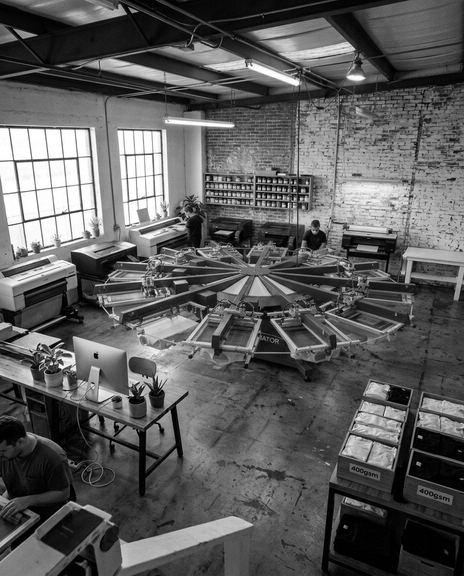
#> input picture mainpage/img/press/shop1.jpg, 464 x 576 px
$ python -i halftone_processor.py   (imports and definitions only)
#> lines starting #> are read from the running program, lines starting #| are printed output that depends on the picture
#> further down, picture is the input picture: PIL image 464x576 L; min 0, max 255, mean 92.6
"""
Halftone Processing Engine

Converts designs to halftone dot patterns for authentic screen print appearance.
Uses ordered dithering and error diffusion algorithms.
"""

import numpy as np
from PIL import Image
from typing import Tuple, Optional
import cv2


class HalftoneProcessor:
    """
    Processes images to create halftone effects

    Supports multiple algorithms:
    - Ordered dithering (Bayer matrix)
    - Error diffusion (Floyd-Steinberg)
    - Circular dot patterns
    """

    def __init__(self, lpi: float = 55, angle: float = 15):
        """
        Initialize halftone processor

        Args:
            lpi: Lines per inch (dot density)
            angle: Screen angle in degrees
        """
        self.lpi = lpi
        self.angle = angle
        self._bayer_matrix = self._create_bayer_matrix(4)

    def _create_bayer_matrix(self, size: int = 4) -> np.ndarray:
        """
        Create Bayer dithering matrix

        Args:
            size: Matrix size (2, 4, 8)

        Returns:
            Bayer matrix normalized to 0-1 range
        """
        if size == 2:
            matrix = np.array([[0, 2],
                              [3, 1]])
        elif size == 4:
            matrix = np.array([[0, 8, 2, 10],
                              [12, 4, 14, 6],
                              [3, 11, 1, 9],
                              [15, 7, 13, 5]])
        elif size == 8:
            # Generate 8x8 Bayer matrix
            matrix = np.zeros((8, 8), dtype=int)
            for i in range(8):
                for j in range(8):
                    matrix[i, j] = self._bayer_value(i, j, 3)
        else:
            raise ValueError(f"Unsupported Bayer matrix size: {size}")

        # Normalize to 0-1 range
        return matrix / (size * size - 1)

    # [7 lines left out: function _bayer_value, not called in this run]

    def ordered_dithering(
        self,
        image: Image.Image,
        dot_size: int = 4
    ) -> Image.Image:
        """
        Apply ordered dithering (Bayer matrix)

        Args:
            image: Input grayscale image
            dot_size: Size of Bayer matrix (2, 4, 8)

        Returns:
            Halftoned binary image
        """
#> called with dot_size = 4
        # Convert to grayscale numpy array
        img_array = np.array(image.convert('L'))
        height, width = img_array.shape
#> height = 576; width = 464

        # Normalize to 0-1
        img_normalized = img_array / 255.0

        # Create Bayer matrix
        bayer = self._create_bayer_matrix(dot_size)

        # Tile Bayer matrix to image size
        bayer_tiled = np.tile(bayer, (height // dot_size + 1, width // dot_size + 1))
        bayer_tiled = bayer_tiled[:height, :width]

        # Apply dithering
        result = (img_normalized > bayer_tiled).astype(np.uint8) * 255
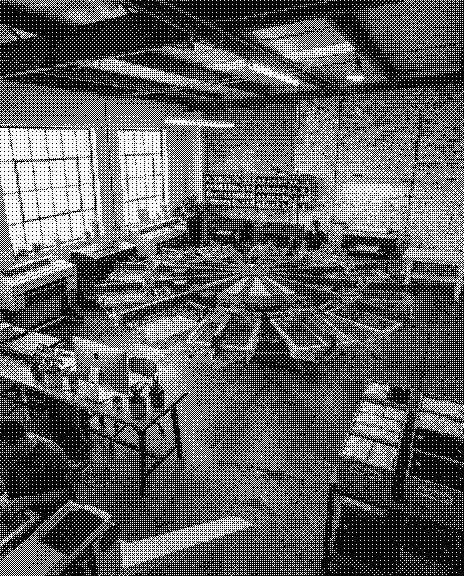
#> result: shape (576, 464); 37% white in thin lines or dots

        return Image.fromarray(result, mode='L')

    # [88 lines left out: functions floyd_steinberg, circular_halftone, not called in this run]

    def process(
        self,
        image: Image.Image,
        method: str = "ordered",
        **kwargs
    ) -> Image.Image:
        """
        Process image with specified halftone method

        Args:
            image: Input image
            method: Halftone method (ordered, floyd_steinberg, circular)
            **kwargs: Method-specific parameters

        Returns:
            Halftoned image
        """
        if method == "ordered":
            dot_size = kwargs.get("dot_size", 4)
            return self.ordered_dithering(image, dot_size)
        elif method == "floyd_steinberg":
            return self.floyd_steinberg(image)
        elif method == "circular":
            dot_frequency = kwargs.get("dot_frequency", 8)
            return self.circular_halftone(image, dot_frequency)
        else:
            raise ValueError(f"Unknown halftone method: {method}")

    # [39 lines left out: function process_for_resolution, not called in this run]

    def process_rgb(
        self,
        image: Image.Image,
        method: str = "ordered",
        preserve_color: bool = False
    ) -> Image.Image:
        """
        Process RGB image to halftone

        Args:
            image: RGB input image
            method: Halftone method
            preserve_color: If True, apply halftone to each channel separately

        Returns:
            Halftoned RGB image
        """
        if preserve_color:
            # Process each channel separately
            r, g, b = image.split()

            r_halftone = self.process(r, method)
            g_halftone = self.process(g, method)
            b_halftone = self.process(b, method)

            return Image.merge('RGB', (r_halftone, g_halftone, b_halftone))
        else:
            # Convert to grayscale first
            gray = image.convert('L')
            halftone = self.process(gray, method)
            return halftone.convert('RGB')
#> returned value: PIL image 464x576 RGB; 37% white in thin lines or dots

    # [28 lines left out: function create_dual_resolution, not called in this run]

>>> from PIL import Image
>>> picture = Image.open('../../../mainpage/img/press/shop1.jpg')
>>> result = HalftoneProcessor().process_rgb(picture)

$ run again, on mainpage/img/press/shop2.jpg
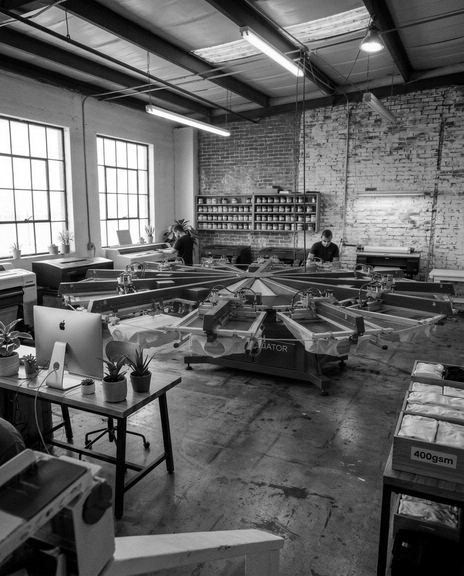
#> input picture mainpage/img/press/shop2.jpg, 464 x 576 px
#> picture is the input picture: PIL image 464x576 L; min 0, max 255, mean 96.7
#> in ordered_dithering, `result = (img_normalized > bayer_tiled).astype(np.uint8) * 255`:
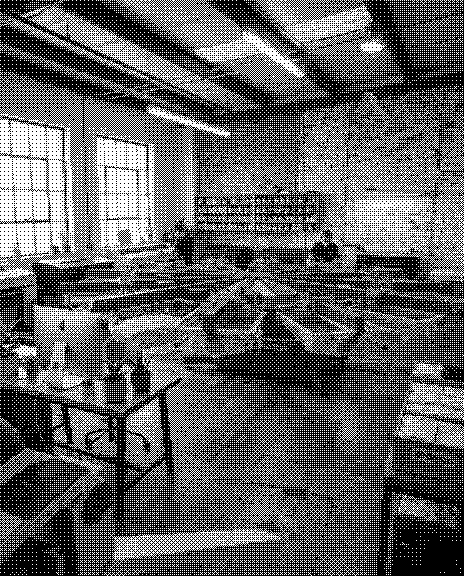
#> result: shape (576, 464); 38.5% white in thin lines or dots

$ run again, on mainpage/img/press/shop3.jpg
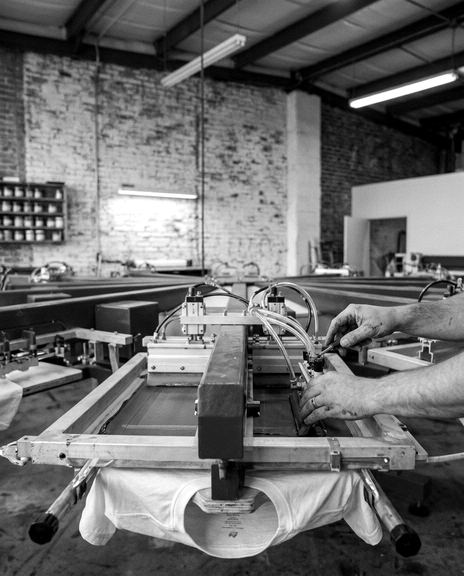
#> input picture mainpage/img/press/shop3.jpg, 464 x 576 px
#> picture is the input picture: PIL image 464x576 L; min 0, max 255, mean 108.4
#> in ordered_dithering, `result = (img_normalized > bayer_tiled).astype(np.uint8) * 255`:
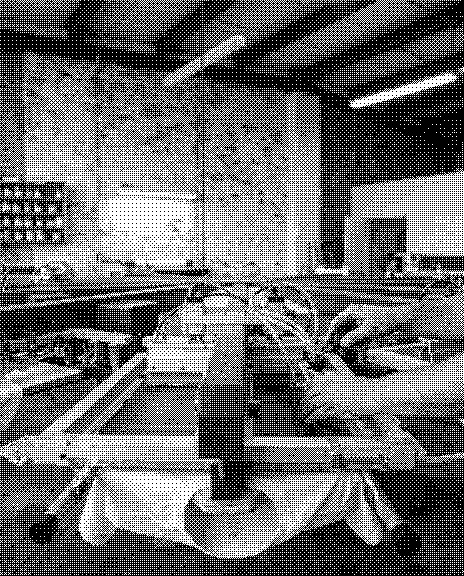
#> result: shape (576, 464); 42.8% white in thin lines or dots
